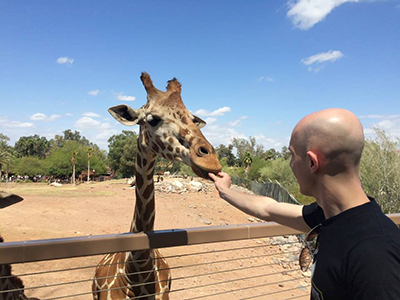
#> input picture kYa_lp3/src/giraffe.png, 400 x 300 px
$ jupyter execute --allow-errors HaralickTextureQuiz.ipynb   (older library calls are emulated)
#> lines starting #> are read from the running program, lines starting #| are printed output that depends on the picture
## Haralick Texture Quiz

[cell 1]
import cv2 as cv
import numpy as np
import mahotas as mh

1. **Computing a Haralick texture feature vector requires that we first compute the GLCM:**
- *Answer: True*

_Note_: Haralick texture features are computed based on the gray-level co-occurrence matrix (GLCM), which is a matrix containing information about the frequency of co-occurring pairs of gray-level values in an image. Therefore, to compute a Haralick texture feature vector, we need to first compute the GLCM for the given image.

[cell 2]
# Load image
img = cv.imread('./src/giraffe.png', cv.IMREAD_GRAYSCALE)
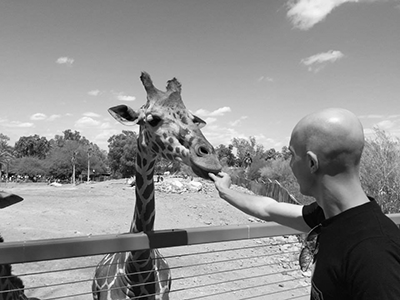
#> img: shape (300, 400); min 0, max 255, mean 142.9

# Compute GLCM
gray_levels = 256
glcm = np.zeros((gray_levels, gray_levels), dtype=np.uint8)

for i in range(img.shape[0]-1):
    for j in range(img.shape[1]-1):
        glcm[img[i,j], img[i,j+1]] += 1
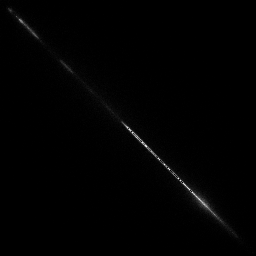
#> glcm: shape (256, 256); min 0, max 250, mean 1.6

# Normalize GLCM
glcm = cv.normalize(glcm, None, norm_type=cv.NORM_L1)

# Compute Haralick texture feature vector
features = np.zeros(13)

for i in range(gray_levels):
    for j in range(gray_levels):
        features[0] += glcm[i,j]**2  # angular second moment
        features[1] += (i-j)**2 * glcm[i,j]  # contrast
        features[2] += i*j * glcm[i,j]  # correlation
        features[3] += (i - features[7]) ** 2 * glcm[i, j]  # variance of i
        features[4] += (j - features[8]) ** 2 * glcm[i, j]  # variance of j
        features[5] += glcm[i, j] / (1 + (i - j) ** 2)  # inverse difference moment
        features[6] += glcm[i, j] * np.log2(glcm[i, j] + (glcm[i, j] == 0))  # entropy
        features[7] += i * glcm[i, j]  # mean of i
        features[8] += j * glcm[i, j]  # mean of j
        features[9] += ((i - features[7]) * (j - features[8]) * glcm[i, j])  # covariance
        features[10] += ((i - features[7]) ** 2 * glcm[i, j]) / (1 + (j - features[8]) ** 2)  # correlation of i and j
        features[11] += glcm[i, j] * ((i - features[7]) + (j - features[8])) ** 2  # sum average
        features[12] += glcm[i, j] * ((i - features[7]) + (j - features[8])) ** 2  # sum variance
#> after the loop, features = [0, 0, 0, 0, 0, 0, 0, 0, 0, 0, 0, 0, 0]

# Print feature vector
print(features)
#| [0. 0. 0. 0. 0. 0. 0. 0. 0. 0. 0. 0. 0.]

2. **We take the average of the 4 GLCM directions to:**
- *Answer:  Make the feature vector more robust to changes in rotation.*

_Note_: By taking the average of the 4 GLCM directions (0, 45, 90, and 135 degrees), we are effectively computing a rotationally invariant feature vector. This means that the feature vector will not change if the texture in the image is rotated, making it more robust to changes in rotation.

However, taking the average of the 4 GLCM directions does not reduce the size of the feature vector, nor does it necessarily make it more robust to changes in translation or scaling. These factors depend on the specific GLCM properties being used and the application at hand.

3. **Compute Haralick features for it. What is the (approximate) value of the feature vector? (sand.jpg)**
- *Answer:  [7.21993186e-03 1.93203887e+02 9.52120503e-01 2.27029619e+03
 3.12614843e-01 3.57858480e+02 8.90490032e+03 7.86233364e+00
 1.11893822e+01 3.57115832e-04 4.25822562e+00 -3.78346170e-01
 9.97827563e-01]*

[cell 3]
# Load the image
img = cv.imread('./src/sand.jpg', cv.IMREAD_GRAYSCALE)
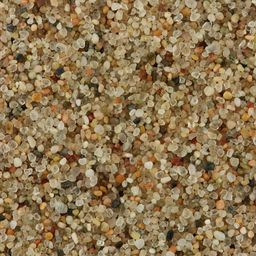
#> input picture kYa_lp3/src/sand.jpg, 256 x 256 px
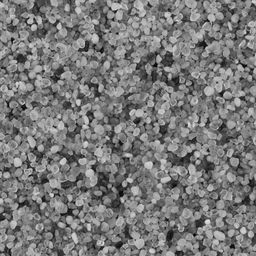
#> img: shape (256, 256); min 0, max 233, mean 121

# Compute the GLCM
#> (the rest of this cell did not finish here and is left out)
